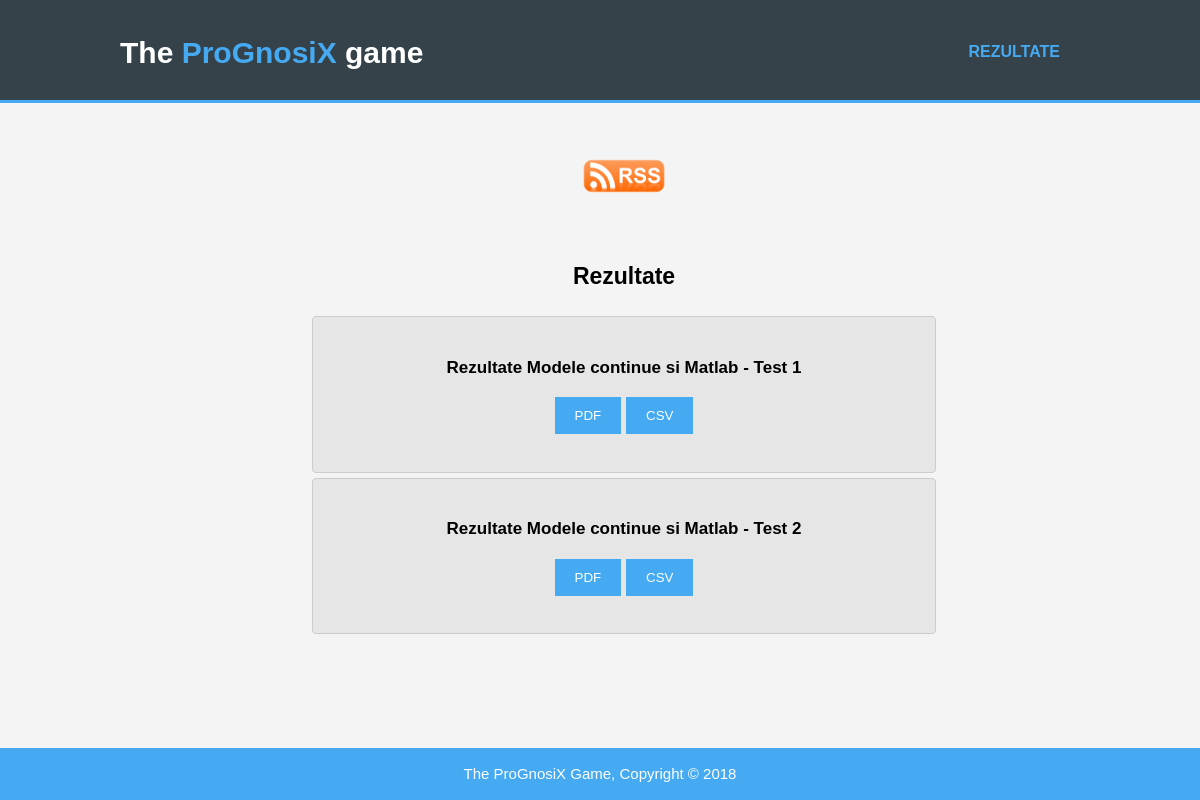
Before: /grades.php with the older database file.
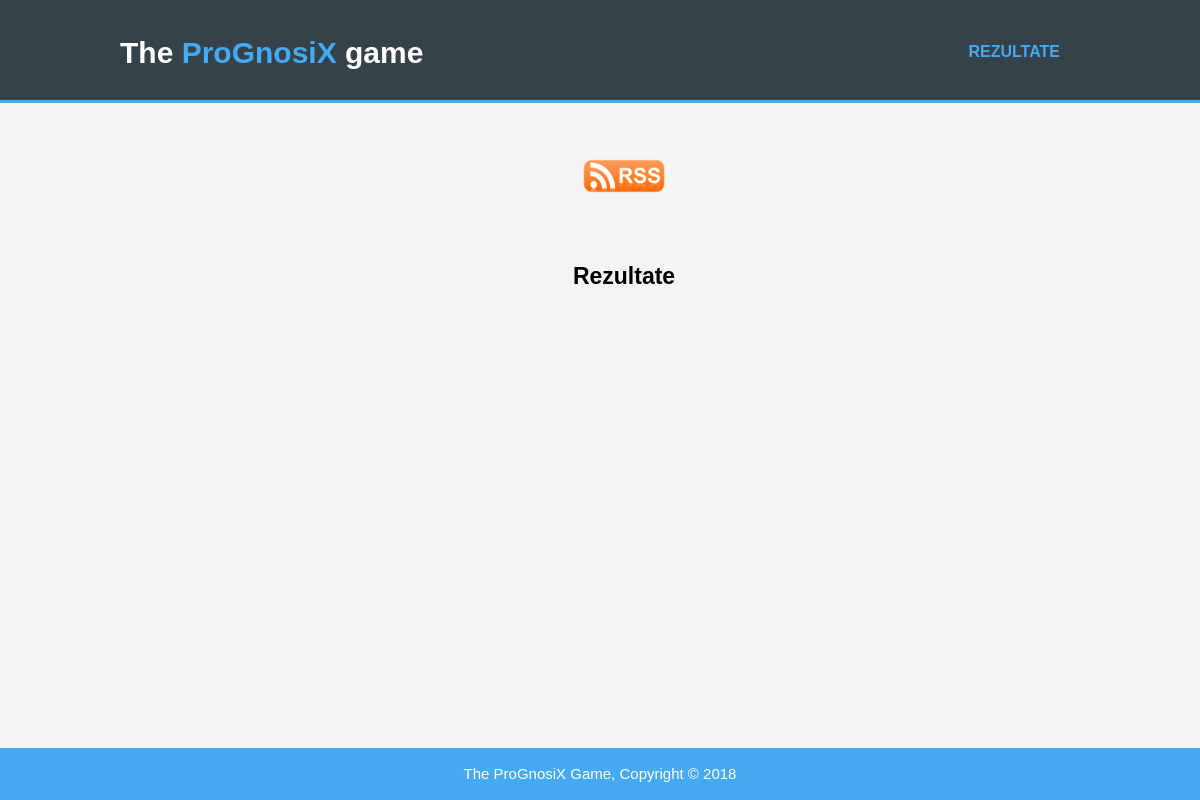
After: the same page with the newer database file.
### tables this page shows
CREATE TABLE `runde` (
  `id_runda` int(11) NOT NULL AUTO_INCREMENT,
  `id_materie` int(11) NOT NULL,
  `nume_runda` varchar(100) NOT NULL,
  `id_set_note` int(11) NOT NULL,
  `runda_activa` tinyint(4) NOT NULL,
  `data_stop_runda` date DEFAULT NULL,
  PRIMARY KEY (`id_runda`)
);

CREATE TABLE `materie` (
  `id_materie` int(11) NOT NULL AUTO_INCREMENT,
  `nume_materie` varchar(100) NOT NULL,
  `an` int(11) NOT NULL,
  `semestru` int(11) NOT NULL,
  PRIMARY KEY (`id_materie`)
);

### grades.php (the view, shortened to what this page needs)
<!DOCTYPE html>
<?php
require 'db.php';
?>
<html>
<head>
  <link rel="stylesheet" href="./css/style.css">
</head>
<body>
  <header>
    <div class="container">
      <div id="branding">
        <h1>The <span class="highlight">ProGnosiX</span> game</h1>
      </div>
      <nav>
        <ul>
          <?php
          echo "<li class=\"current\"><a href=\"grades.php\">Rezultate</a></li>";
          ?>
        </ul>
      </nav>
    </div>
  </header>
<section id="mainGrades">
  <div class="container">
    <article id="main-col-grades">
      <h1 class="page-title"><a href="./rss_feed.php"><img src="./img/RSS.png" alt="Rss icon" style="width:100px;height:100px;"> </a> </h1>
      <h1 class="page-title">Rezultate</h1>
      <ul id="services-grades">
        <form action="" method="post">
          <?php
          $result = $mysqli->query("SELECT * FROM runde WHERE runda_activa = 0 order by data_stop_runda desc") or die($mysqli->error());
          while ($row = $result->fetch_assoc()) {
            $id_runda = $row['id_runda'];
            $materii = $mysqli->query("SELECT * FROM materie where id_materie = ".$row["id_materie"]." ");
            $materie = $materii->fetch_assoc();
            echo "<li><h1><p>Rezultate ".$materie["nume_materie"]." - ".$row["nume_runda"]."</p>
            <button class=\"button_1\" name = \"generate_pdf\" type = \"submit\" id=\"$id_runda\" onclick=\"generare_pdf(this)\" >PDF</button>
            <button class=\"button_1\" name = \"generate_csv\" type = \"submit\" id=\"$id_runda\" onclick=\"generare_csv(this)\" >CSV</button>
            </h1></li>";
          }
          ?>
        </form>
      </ul>
    </article>
  </div>
</section>
<footer>
  <p>The ProGnosiX Game, Copyright &copy; 2018</p>
</footer>
</body>
</html>

Changed rows visible on the page:
removed runde: id_materie.nume_materie "Modele continue si Matlab", nume_runda "Test 1"
removed runde: id_materie.nume_materie "Modele continue si Matlab", nume_runda "Test 2"
